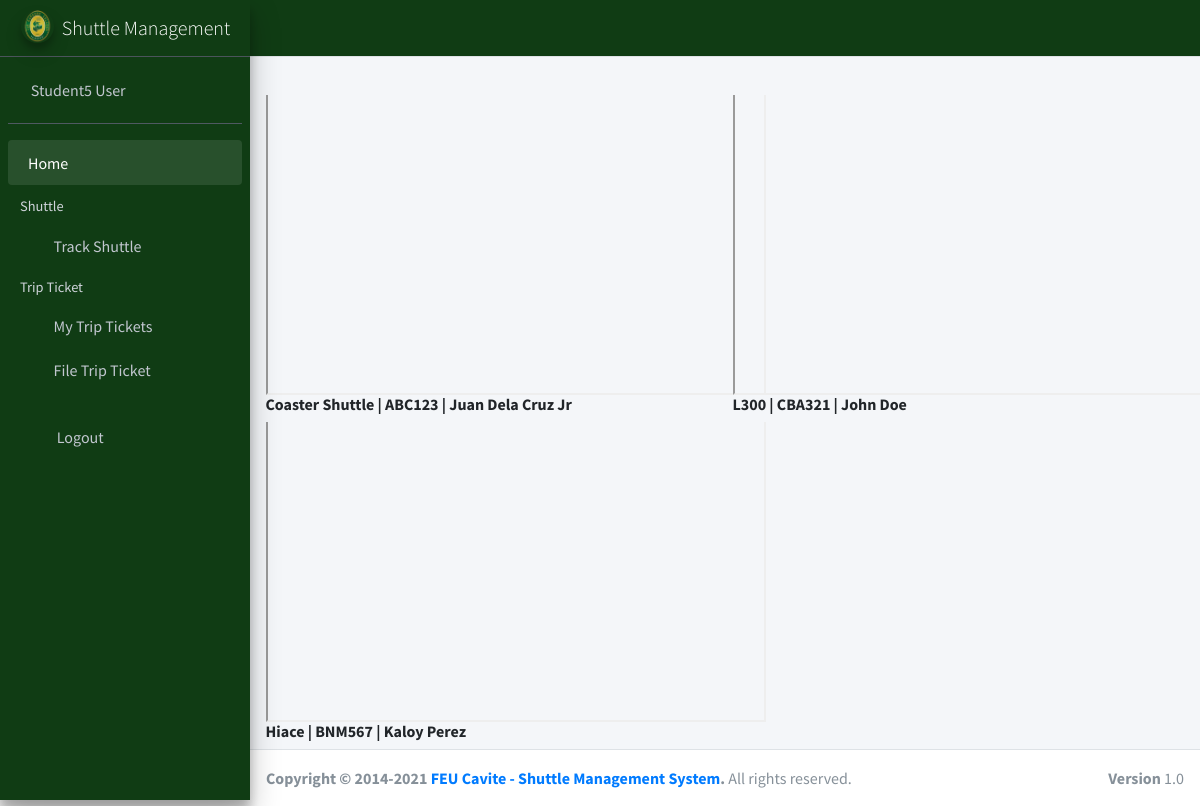
Screenshot of /ticket/employee_page/ (signed in) with the database file from the repository.
### ticket/models.py (models this page shows, shortened)
class shuttle_service(models.Model):
    shuttle_service_id = models.AutoField(primary_key=True)
    shuttle_name = models.ForeignKey(shuttle_service_list, null=True, blank=True, on_delete=models.CASCADE)
    gps_link = models.CharField(max_length=255, blank=True, null = True)

class shuttle_service_list(models.Model):
    shuttle_service_list_id = models.AutoField(primary_key=True)
    shuttle_name = models.CharField(max_length=255, blank=True, null = True)
    plate_number = models.CharField(max_length=255, blank=True, null = True)
    driver_name = models.ForeignKey(shuttle_driver, null=True, blank=True, on_delete=models.CASCADE)

class shuttle_driver(models.Model):
    shuttle_driver_id = models.AutoField(primary_key=True)
    driver_name = models.CharField(max_length=255, blank=True, null = True)
    def __str__(self):
        return str(self.driver_name)

### ticket/views.py (the view)
# urls.py: path('employee_page/', login_required(views.employee_page), name='employee_page'),
def employee_page(request):
	query = {
		'gp': shuttle_service.objects.all(),
	}
	now = tz.now()
	query['now'] = now
	query['today'] = str(tz.localtime(now).date())
	query['part'] = participants.objects.filter(participant_user = request.user)
	query['mtx'] = Tickets.objects.filter(start_date = str(tz.localtime(now).date()))
	query['aut'] = Author.objects.filter(user = request.user)
	return render(request, 'ticket/employee_page.html', query)

### ticket/templates/ticket/employee_page.html (shortened to what this page needs)
{% extends 'ticket/employeebase.html' %}
{% block content %}
{% load crispy_forms_tags %}
{% load static %}
<section class="content">
              <div class="container-fluid">
                <div class="row">
                  {% for items in gp %}
                  <div class="col-lg-6 col-xs-12 col-md-6">
                      <div class="idiv">
                        <iframe src="{{items.gps_link}}" title="Shuttle Track" style="position: relative; top: -50px; width: 500px; height: 350px;"></iframe>
                      </div>
                      <h6 class="capt"><strong>{{items.shuttle_name.shuttle_name}} | {{items.shuttle_name.plate_number}} | {{items.shuttle_name.driver_name}}</strong></h6>
                  </div>
                  {% endfor %}
                </div>
              </div>
</section>
{% endblock content %}

### ticket/templates/ticket/employeebase.html (shortened to what this page needs)
{% load static %}
<!DOCTYPE html>
<html lang="en">
<head>
  <link rel="stylesheet" href="{% static 'basetemp/plugins/fontawesome-free/css/all.min.css' %}">
  <link rel="stylesheet" href="https://code.ionicframework.com/ionicons/2.0.1/css/ionicons.min.css">
  <link rel="stylesheet" href="{% static 'basetemp/plugins/tempusdominus-bootstrap-4/css/tempusdominus-bootstrap-4.min.css' %}">
  <link rel="stylesheet" href="{% static 'basetemp/plugins/icheck-bootstrap/icheck-bootstrap.min.css' %}">
  <link rel="stylesheet" href="{% static 'basetemp/plugins/jqvmap/jqvmap.min.css' %}">
  <link rel="stylesheet" href="{% static 'basetemp/dist/css/adminlte.min.css' %}">
  <link rel="stylesheet" href="{% static 'basetemp/plugins/overlayScrollbars/css/OverlayScrollbars.min.css' %}">
  <link rel="stylesheet" href="{% static 'basetemp/plugins/daterangepicker/daterangepicker.css' %}">
  <link rel="stylesheet" href="{% static 'basetemp/plugins/summernote/summernote-bs4.min.css' %}">
</head>
<body class="hold-transition sidebar-mini layout-fixed">
<div class="wrapper">
  <nav class="main-header navbar navbar-expand navbar-white navbar-light navbar-custom">
    <ul class="navbar-nav">
      <li class="nav-item">
        <a class="nav-link" data-widget="pushmenu" href="#" role="button"><i class="fas fa-bars w"></i></a>
      </li>
      <li class="nav-item d-none d-sm-inline-block">
        <a href="#" class="nav-link"></a>
      </li>
    </ul>
    <ul class="navbar-nav ml-auto">
      <li class="nav-item">
        <a class="nav-link" data-widget="fullscreen" href="#" role="button">
          <i class="fas fa-expand-arrows-alt w"></i>
        </a>
      </li>
    </ul>
  </nav>
  <aside class="main-sidebar sidebar-dark-primary1 elevation-4">
    <a href="/" class="brand-link">
      <img src="{% static 'shuttle/feulogo.png' %}" alt="AdminLTE Logo" class="brand-image img-circle elevation-3" style="opacity: .8">
      <span class="brand-text font-weight-light">Shuttle Management</span>
    </a>
    <div class="sidebar">
      <div class="user-panel mt-3 pb-3 mb-3 d-flex">
        <div class="image">
        </div>
        <div class="info">
          <a href = "#" class="d-block" onclick="window.open('/ticket/profile','popupticket','width=950,height=600'); return false;">{{user.get_full_name}}</a>
        </div>
      </div>
      <nav class="mt-2">
        <ul class="nav nav-pills nav-sidebar flex-column" data-widget="treeview" role="menu" data-accordion="false">
          <li class="nav-item menu-open">
            <a href="/" class="nav-link">
              <p>
                Home
                <i class="right fas fa-angle-left"></i>
              </p>
            </a>
          </li>
          <li class="nav-header">Shuttle</li>
          <li class="nav-item">
            <a href = "#" class="nav-link" onclick="window.open('/ticket/shuttle_options','popupticket','width=950,height=600'); return false;"><i class="nav-icon fas fa-bus"></i><p>Track Shuttle</p></a>
          </li>
          <li class="nav-header">Trip Ticket</li>
          <li class="nav-item">
            <a href = "#" class="nav-link" onclick="window.open('/ticket/record','popupfile','width=950,height=600'); return false;">
                              <i class="nav-icon fas fa-sd-card" target="popup"
                            ></i>My Trip Tickets
                          </a>
          </li>
          <li class="nav-item">
            <a href = "#" class="nav-link" onclick="window.open('/ticket/file','popupfile','width=950,height=600'); return false;">
                              <i class="nav-icon fas fa-ticket-alt" target="popup"
                            ></i>File Trip Ticket
                          </a>
          </li>
          <li class="nav-item">
          <br>
          <li class="nav-item">
            <a href="/logout/" class="nav-link">
              <i class="nav-icon fas fa-sign-out-alt"></i>
              <p>Logout</p>
            </a>
          </li>
        </ul>
      </nav>
    </div>
  </aside>
  <div class="content-wrapper">
     <div class="content-header">
    </div>
    {% block content %}
    {% endblock content %}
  </div>
  <footer class="main-footer">
    <strong>Copyright &copy; 2014-2021 <a href="#">FEU Cavite - Shuttle Management System</a>.</strong>
    All rights reserved.
    <div class="float-right d-none d-sm-inline-block">
      <b>Version</b> 1.0
    </div>
  </footer>
</div>
</body>
</html>

### ticket/templates/ticket/employeebase.html (style rules this page uses)
.navbar-custom { background-color: #103C14; }
.sidebar { background-color: #103C14; }
.sidebar-dark-primary1 { background-color: #103C14; }
.w { color: white; }

### ticket/templates/ticket/employee_page.html (style rules this page uses)
.idiv { overflow: hidden; width: 900px; height: 350px; }
.capt { margin-top: -50px; }
.content { overflow: hidden; }

### rows the page displays
shuttle_service: shuttle_name.shuttle_name "Coaster Shuttle", shuttle_name.plate_number "ABC123", shuttle_name.driver_name "Juan Dela Cruz Jr"
shuttle_service: shuttle_name.shuttle_name "L300", shuttle_name.plate_number "CBA321", shuttle_name.driver_name "John Doe"
shuttle_service: shuttle_name.shuttle_name "Hiace", shuttle_name.plate_number "BNM567", shuttle_name.driver_name "Kaloy Perez"

### other values shown
{{ user.get_full_name }} "Student5 User"
